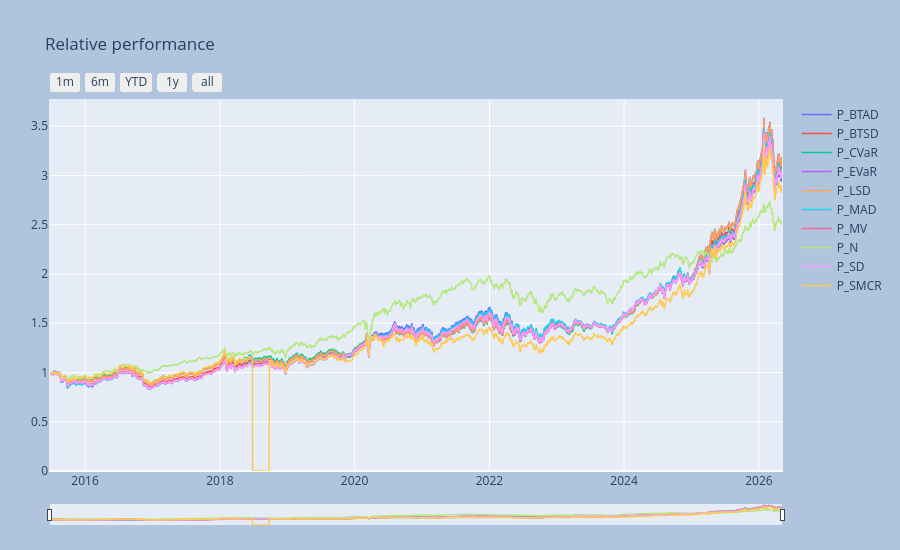

The code cell stored with this chart in its notebook:
### Markdown cell above
### Time-series visualization 

We used the flag `componly=True` to plot only the portfolio components.

### Code cell
_ = ps.port_view_all(componly=True, fancy=True, title="Relative performance")

### Figure 1 — Plotly figure (JSON) as saved in the notebook; plotly's stock layout.template omitted (floating-point values rounded to 4 significant figures; data arrays with more than 128 entries replaced by an {"elided": "..."} marker saying what was removed)
{"data": [{"line": {"width": 1.5}, "name": "P_BTAD", "type": "scatter", "x": {"elided": "2732 str values"}, "y": {"elided": "2732 float values"}}, {"line": {"width": 1.5}, "name": "P_BTSD", "type": "scatter", "x": {"elided": "2732 str values"}, "y": {"elided": "2732 float values"}}, {"line": {"width": 1.5}, "name": "P_CVaR", "type": "scatter", "x": {"elided": "2732 str values"}, "y": {"elided": "2732 float values"}}, {"line": {"width": 1.5}, "name": "P_EVaR", "type": "scatter", "x": {"elided": "2732 str values"}, "y": {"elided": "2732 float values"}}, {"line": {"width": 1.5}, "name": "P_LSD", "type": "scatter", "x": {"elided": "2732 str values"}, "y": {"elided": "2732 float values"}}, {"line": {"width": 1.5}, "name": "P_MAD", "type": "scatter", "x": {"elided": "2732 str values"}, "y": {"elided": "2732 float values"}}, {"line": {"width": 1.5}, "name": "P_MV", "type": "scatter", "x": {"elided": "2732 str values"}, "y": {"elided": "2732 float values"}}, {"line": {"width": 1.5}, "name": "P_N", "type": "scatter", "x": {"elided": "2732 str values"}, "y": {"elided": "2732 float values"}}, {"line": {"width": 1.5}, "name": "P_SD", "type": "scatter", "x": {"elided": "2732 str values"}, "y": {"elided": "2732 float values"}}, {"line": {"width": 1.5}, "name": "P_SMCR", "type": "scatter", "x": {"elided": "2732 str values"}, "y": {"elided": "2732 float values"}}], "layout": {"autosize": false, "height": 550, "margin": {"b": 25, "l": 50, "pad": 1, "r": 50, "t": 100}, "paper_bgcolor": "LightSteelBlue", "title": {"text": "Relative performance"}, "width": 900, "xaxis": {"autorange": false, "fixedrange": false, "range": ["2015-06-25T00:00:00", "2026-05-06T00:00:00"], "rangeselector": {"buttons": [{"count": 1, "label": "1m", "step": "month", "stepmode": "backward"}, {"count": 6, "label": "6m", "step": "month", "stepmode": "backward"}, {"count": 1, "label": "YTD", "step": "year", "stepmode": "todate"}, {"count": 1, "label": "1y", "step": "year", "stepmode": "backward"}, {"step": "all"}]}, "rangeslider": {"thickness": 0.05, "visible": true}, "title": {}, "type": "date"}, "yaxis": {"autorange": false, "fixedrange": false, "range": [0, 3.766], "title": {}}}}
